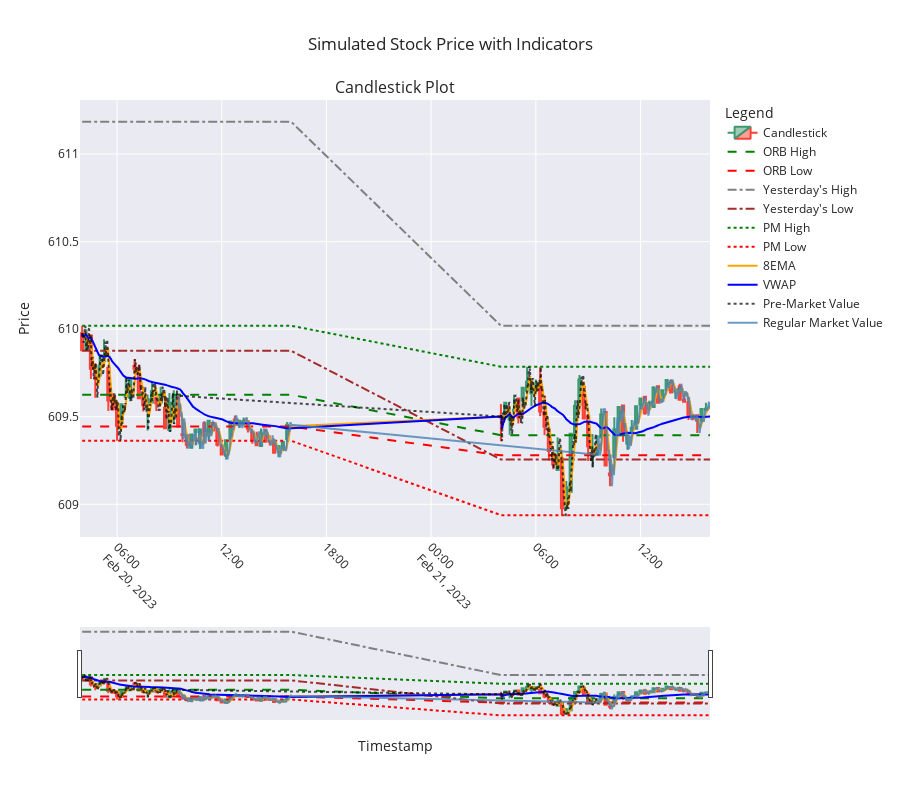

This figure's notebook cell:
### Markdown cell above
# Candlestick Chart with Indicators

This cell generates an interactive candlestick chart using Plotly, enriched with various technical indicators to provide insights into stock price movements. The chart includes:

- **Candlestick Data**: Visual representation of open, high, low, and close prices for each interval.
- **Indicators**:
    - **ORB High/Low**: Opening Range Breakout levels.
    - **Yesterday's High/Low**: Previous day's high and low prices.
    - **PM High/Low**: Pre-market high and low prices.
    - **8EMA**: Exponential Moving Average with a period of 8.
    - **VWAP**: Volume Weighted Average Price.
- **Session Data**:
    - Pre-market and regular market sessions are distinguished with separate line plots for their respective closing prices.

The chart is interactive, allowing users to hover over data points for detailed information and toggle between different views for better analysis.

### Code cell
from plotly.subplots import make_subplots
import plotly.graph_objects as go
import plotly.express as px

def plot_candlestick_with_indicators(candlestick_data, simulated_data):
    # Create a figure with a single subplot
    fig = make_subplots(rows=1, cols=1, shared_xaxes=True, 
                        vertical_spacing=0.1, 
                        subplot_titles=("Candlestick Plot",))
    # Add candlestick traces
    fig.add_trace(go.Candlestick(
        x=candlestick_data.index,
        open=candlestick_data['Open'],
        high=candlestick_data['High'],
        low=candlestick_data['Low'],
        close=candlestick_data['Close'],
        name='Candlestick',
        opacity=1
    ), row=1, col=1)

    # Add indicators to the candlestick plot
    fig.add_trace(go.Scatter(
        x=simulated_data['Timestamp'],
        y=simulated_data['ORB_High'],
        mode='lines',
        name='ORB High',
        line=dict(color='green', dash='dash')
    ), row=1, col=1)

    fig.add_trace(go.Scatter(
        x=simulated_data['Timestamp'],
        y=simulated_data['ORB_Low'],
        mode='lines',
        name='ORB Low',
        line=dict(color='red', dash='dash')
    ), row=1, col=1)

    fig.add_trace(go.Scatter(
        x=simulated_data['Timestamp'],
        y=simulated_data['Yest_High'],
        mode='lines',
        name="Yesterday's High",
        line=dict(color='gray', dash='dashdot')
    ), row=1, col=1)
    
    fig.add_trace(go.Scatter(
        x=simulated_data['Timestamp'],
        y=simulated_data['Yest_Low'],
        mode='lines',
        name="Yesterday's Low",
        line=dict(color='brown', dash='dashdot')
    ), row=1, col=1)

    fig.add_trace(go.Scatter(
        x=simulated_data['Timestamp'],
        y=simulated_data['PM_High'],
        mode='lines',
        name='PM High',
        line=dict(color='green', dash='dot')
    ), row=1, col=1)

    fig.add_trace(go.Scatter(
        x=simulated_data['Timestamp'],
        y=simulated_data['PM_Low'],
        mode='lines',
        name='PM Low',
        line=dict(color='red', dash='dot')
    ), row=1, col=1)

    fig.add_trace(go.Scatter(
        x=simulated_data['Timestamp'],
        y=simulated_data['8EMA'],
        mode='lines',
        name='8EMA',
        line=dict(color='orange')
    ), row=1, col=1)

    fig.add_trace(go.Scatter(
        x=simulated_data['Timestamp'],
        y=simulated_data['VWAP'],
        mode='lines',
        name='VWAP',
        line=dict(color='blue')
    ), row=1, col=1)

    # Add PM and Regular Market values
    fig.add_trace(go.Scatter(
        x=simulated_data[simulated_data['Session'] == 'PM']['Timestamp'],
        y=simulated_data[simulated_data['Session'] == 'PM']['Close'],
        mode='lines',
        name='Pre-Market Value',
        line=dict(color='black', dash='dot'),
        opacity=0.7
    ), row=1, col=1)
    
    fig.add_trace(go.Scatter(
        x=simulated_data[simulated_data['Session'] == 'Regular Market']['Timestamp'],
        y=simulated_data[simulated_data['Session'] == 'Regular Market']['Close'],
        mode='lines',
        name='Regular Market Value',
        line=dict(color='steelblue'),
        opacity=0.8
    ), row=1, col=1)

    # Update layout for better appearance
    fig.update_layout(
        title="Simulated Stock Price with Indicators",
        xaxis_title="Timestamp",
           yaxis_title="Price",
        legend_title="Legend",
        xaxis=dict(tickangle=45),
        template="seaborn",
        hovermode='x unified',
        height=800  # Make the graph taller
    )

    # Show the plot
    fig.show()

# Example usage
plot_candlestick_with_indicators(candlestick_data, simulated_data)

### Figure 1 — Plotly figure (JSON) as saved in the notebook; plotly's stock layout.template omitted (floating-point values rounded to 4 significant figures; data arrays with more than 128 entries replaced by an {"elided": "..."} marker saying what was removed)
{"data": [{"close": [609.9, 610.0, 609.8, 609.8, 609.8, 609.8, 609.6, 609.5, 609.4, 609.6, 609.6, 609.7, 609.8, 609.6, 609.6, 609.6, 609.6, 609.6, 609.6, 609.4, 609.6, 609.6, 609.4, 609.4, 609.3, 609.4, 609.4, 609.4, 609.4, 609.5, 609.4, 609.3, 609.3, 609.4, 609.5, 609.5, 609.5, 609.5, 609.4, 609.4, 609.3, 609.4, 609.4, 609.4, 609.3, 609.3, 609.4, 609.5, 609.5, 609.6, 609.5, 609.5, 609.5, 609.7, 609.7, 609.7, 609.7, 609.5, 609.4, 609.3, 609.2, 609.3, 609.0, 609.1, 609.4, 609.6, 609.7, 609.5, 609.3, 609.3, 609.3, 609.5, 609.2, 609.2, 609.4, 609.6, 609.4, 609.4, 609.4, 609.6, 609.6, 609.5, 609.6, 609.7, 609.6, 609.7, 609.7, 609.6, 609.7, 609.6, 609.6, 609.5, 609.5, 609.5, 609.5, 609.5], "high": [610.0, 610.0, 610.0, 609.8, 609.9, 609.9, 609.8, 609.6, 609.6, 609.6, 609.7, 609.7, 609.8, 609.8, 609.7, 609.6, 609.7, 609.6, 609.7, 609.6, 609.6, 609.7, 609.6, 609.5, 609.4, 609.4, 609.4, 609.4, 609.5, 609.5, 609.5, 609.4, 609.3, 609.4, 609.5, 609.5, 609.5, 609.5, 609.5, 609.4, 609.4, 609.4, 609.4, 609.4, 609.4, 609.3, 609.4, 609.5, 609.6, 609.6, 609.5, 609.6, 609.6, 609.7, 609.8, 609.7, 609.7, 609.8, 609.6, 609.4, 609.3, 609.4, 609.3, 609.1, 609.4, 609.6, 609.7, 609.7, 609.5, 609.4, 609.4, 609.5, 609.5, 609.3, 609.5, 609.6, 609.6, 609.4, 609.5, 609.6, 609.6, 609.6, 609.6, 609.7, 609.7, 609.7, 609.7, 609.7, 609.7, 609.7, 609.6, 609.6, 609.5, 609.5, 609.5, 609.6], "low": [609.9, 609.9, 609.7, 609.6, 609.7, 609.8, 609.5, 609.5, 609.4, 609.5, 609.6, 609.6, 609.7, 609.6, 609.5, 609.4, 609.6, 609.5, 609.6, 609.4, 609.4, 609.5, 609.4, 609.4, 609.3, 609.3, 609.3, 609.3, 609.3, 609.4, 609.4, 609.3, 609.3, 609.3, 609.4, 609.5, 609.4, 609.5, 609.4, 609.3, 609.3, 609.3, 609.4, 609.3, 609.3, 609.3, 609.3, 609.4, 609.4, 609.5, 609.4, 609.5, 609.5, 609.5, 609.6, 609.6, 609.6, 609.5, 609.4, 609.3, 609.2, 609.2, 608.9, 609.0, 609.1, 609.4, 609.6, 609.5, 609.2, 609.2, 609.3, 609.4, 609.2, 609.1, 609.3, 609.4, 609.4, 609.3, 609.4, 609.4, 609.5, 609.5, 609.5, 609.6, 609.6, 609.6, 609.7, 609.6, 609.6, 609.6, 609.6, 609.5, 609.5, 609.4, 609.5, 609.5], "name": "Candlestick", "opacity": 1, "open": [610.0, 609.9, 610.0, 609.8, 609.7, 609.8, 609.8, 609.6, 609.6, 609.5, 609.6, 609.6, 609.8, 609.8, 609.6, 609.6, 609.6, 609.6, 609.6, 609.6, 609.4, 609.5, 609.6, 609.4, 609.4, 609.3, 609.4, 609.4, 609.5, 609.4, 609.5, 609.4, 609.3, 609.3, 609.4, 609.5, 609.5, 609.5, 609.5, 609.4, 609.4, 609.3, 609.4, 609.4, 609.4, 609.3, 609.3, 609.4, 609.5, 609.5, 609.5, 609.5, 609.6, 609.6, 609.6, 609.6, 609.7, 609.7, 609.5, 609.4, 609.3, 609.2, 609.3, 609.0, 609.1, 609.4, 609.6, 609.7, 609.5, 609.3, 609.3, 609.4, 609.5, 609.2, 609.3, 609.4, 609.6, 609.3, 609.4, 609.4, 609.6, 609.6, 609.5, 609.6, 609.7, 609.6, 609.7, 609.7, 609.6, 609.7, 609.6, 609.6, 609.5, 609.5, 609.5, 609.5], "type": "candlestick", "x": ["2023-02-20T04:00:00.000000000", "2023-02-20T04:15:00.000000000", "2023-02-20T04:30:00.000000000", "2023-02-20T04:45:00.000000000", "2023-02-20T05:00:00.000000000", "2023-02-20T05:15:00.000000000", "2023-02-20T05:30:00.000000000", "2023-02-20T05:45:00.000000000", "2023-02-20T06:00:00.000000000", "2023-02-20T06:15:00.000000000", "2023-02-20T06:30:00.000000000", "2023-02-20T06:45:00.000000000", "2023-02-20T07:00:00.000000000", "2023-02-20T07:15:00.000000000", "2023-02-20T07:30:00.000000000", "2023-02-20T07:45:00.000000000", "2023-02-20T08:00:00.000000000", "2023-02-20T08:15:00.000000000", "2023-02-20T08:30:00.000000000", "2023-02-20T08:45:00.000000000", "2023-02-20T09:00:00.000000000", "2023-02-20T09:15:00.000000000", "2023-02-20T09:30:00.000000000", "2023-02-20T09:45:00.000000000", "2023-02-20T10:00:00.000000000", "2023-02-20T10:15:00.000000000", "2023-02-20T10:30:00.000000000", "2023-02-20T10:45:00.000000000", "2023-02-20T11:00:00.000000000", "2023-02-20T11:15:00.000000000", "2023-02-20T11:30:00.000000000", "2023-02-20T11:45:00.000000000", "2023-02-20T12:00:00.000000000", "2023-02-20T12:15:00.000000000", "2023-02-20T12:30:00.000000000", "2023-02-20T12:45:00.000000000", "2023-02-20T13:00:00.000000000", "2023-02-20T13:15:00.000000000", "2023-02-20T13:30:00.000000000", "2023-02-20T13:45:00.000000000", "2023-02-20T14:00:00.000000000", "2023-02-20T14:15:00.000000000", "2023-02-20T14:30:00.000000000", "2023-02-20T14:45:00.000000000", "2023-02-20T15:00:00.000000000", "2023-02-20T15:15:00.000000000", "2023-02-20T15:30:00.000000000", "2023-02-20T15:45:00.000000000", "2023-02-21T04:00:00.000000000", "2023-02-21T04:15:00.000000000", "2023-02-21T04:30:00.000000000", "2023-02-21T04:45:00.000000000", "2023-02-21T05:00:00.000000000", "2023-02-21T05:15:00.000000000", "2023-02-21T05:30:00.000000000", "2023-02-21T05:45:00.000000000", "2023-02-21T06:00:00.000000000", "2023-02-21T06:15:00.000000000", "2023-02-21T06:30:00.000000000", "2023-02-21T06:45:00.000000000", "2023-02-21T07:00:00.000000000", "2023-02-21T07:15:00.000000000", "2023-02-21T07:30:00.000000000", "2023-02-21T07:45:00.000000000", "2023-02-21T08:00:00.000000000", "2023-02-21T08:15:00.000000000", "2023-02-21T08:30:00.000000000", "2023-02-21T08:45:00.000000000", "2023-02-21T09:00:00.000000000", "2023-02-21T09:15:00.000000000", "2023-02-21T09:30:00.000000000", "2023-02-21T09:45:00.000000000", "2023-02-21T10:00:00.000000000", "2023-02-21T10:15:00.000000000", "2023-02-21T10:30:00.000000000", "2023-02-21T10:45:00.000000000", "2023-02-21T11:00:00.000000000", "2023-02-21T11:15:00.000000000", "2023-02-21T11:30:00.000000000", "2023-02-21T11:45:00.000000000", "2023-02-21T12:00:00.000000000", "2023-02-21T12:15:00.000000000", "2023-02-21T12:30:00.000000000", "2023-02-21T12:45:00.000000000", "2023-02-21T13:00:00.000000000", "2023-02-21T13:15:00.000000000", "2023-02-21T13:30:00.000000000", "2023-02-21T13:45:00.000000000", "2023-02-21T14:00:00.000000000", "2023-02-21T14:15:00.000000000", "2023-02-21T14:30:00.000000000", "2023-02-21T14:45:00.000000000", "2023-02-21T15:00:00.000000000", "2023-02-21T15:15:00.000000000", "2023-02-21T15:30:00.000000000", "2023-02-21T15:45:00.000000000"], "xaxis": "x", "yaxis": "y"}, {"line": {"color": "green", "dash": "dash"}, "mode": "lines", "name": "ORB High", "type": "scatter", "x": {"elided": "1440 str values"}, "xaxis": "x", "y": {"elided": "1440 float values"}, "yaxis": "y"}, {"line": {"color": "red", "dash": "dash"}, "mode": "lines", "name": "ORB Low", "type": "scatter", "x": {"elided": "1440 str values"}, "xaxis": "x", "y": {"elided": "1440 float values"}, "yaxis": "y"}, {"line": {"color": "gray", "dash": "dashdot"}, "mode": "lines", "name": "Yesterday's High", "type": "scatter", "x": {"elided": "1440 str values"}, "xaxis": "x", "y": {"elided": "1440 float values"}, "yaxis": "y"}, {"line": {"color": "brown", "dash": "dashdot"}, "mode": "lines", "name": "Yesterday's Low", "type": "scatter", "x": {"elided": "1440 str values"}, "xaxis": "x", "y": {"elided": "1440 float values"}, "yaxis": "y"}, {"line": {"color": "green", "dash": "dot"}, "mode": "lines", "name": "PM High", "type": "scatter", "x": {"elided": "1440 str values"}, "xaxis": "x", "y": {"elided": "1440 float values"}, "yaxis": "y"}, {"line": {"color": "red", "dash": "dot"}, "mode": "lines", "name": "PM Low", "type": "scatter", "x": {"elided": "1440 str values"}, "xaxis": "x", "y": {"elided": "1440 float values"}, "yaxis": "y"}, {"line": {"color": "orange"}, "mode": "lines", "name": "8EMA", "type": "scatter", "x": {"elided": "1440 str values"}, "xaxis": "x", "y": {"elided": "1440 float values"}, "yaxis": "y"}, {"line": {"color": "blue"}, "mode": "lines", "name": "VWAP", "type": "scatter", "x": {"elided": "1440 str values"}, "xaxis": "x", "y": {"elided": "1440 float values"}, "yaxis": "y"}, {"line": {"color": "black", "dash": "dot"}, "mode": "lines", "name": "Pre-Market Value", "opacity": 0.7, "type": "scatter", "x": {"elided": "660 str values"}, "xaxis": "x", "y": {"elided": "660 float values"}, "yaxis": "y"}, {"line": {"color": "steelblue"}, "mode": "lines", "name": "Regular Market Value", "opacity": 0.8, "type": "scatter", "x": {"elided": "780 str values"}, "xaxis": "x", "y": {"elided": "780 float values"}, "yaxis": "y"}], "layout": {"annotations": [{"font": {"size": 16}, "showarrow": false, "text": "Candlestick Plot", "x": 0.5, "xanchor": "center", "xref": "paper", "y": 1, "yanchor": "bottom", "yref": "paper"}], "height": 800, "hovermode": "x unified", "legend": {"title": {"text": "Legend"}}, "title": {"text": "Simulated Stock Price with Indicators"}, "xaxis": {"anchor": "y", "domain": [0, 1], "tickangle": 45, "title": {"text": "Timestamp"}}, "yaxis": {"anchor": "x", "domain": [0, 1], "title": {"text": "Price"}}}}
